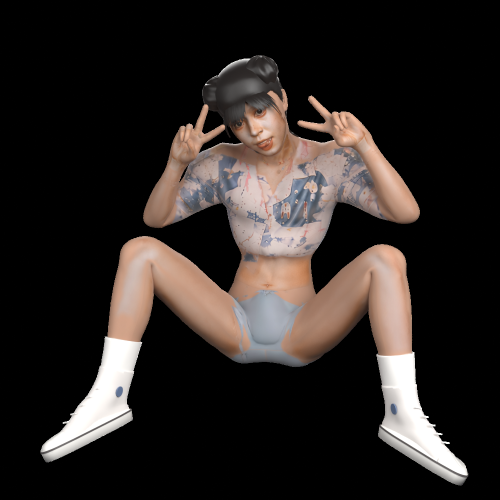
#> input picture work/q004-base/renders/OPT_CHAR/hair_front.png, 1000 x 1000 px, found by its file name (shown at 1/2 size)
$ python v2_make_sheets.py
#> lines starting #> are read from the running program, lines starting #| are printed output that depends on the picture
"""生成优化前后同视角直观对比图集（Character 4-view Before/After + Scene 3-way Comparison）。"""
from pathlib import Path
import cv2
import numpy as np


def load_rgba_on_bg(path: Path, size: tuple[int, int], bg_bgr=(162, 162, 164)) -> np.ndarray:
#> called with size = (600, 600), bg_bgr = (162, 162, 164)
    im = cv2.imread(str(path), cv2.IMREAD_UNCHANGED)
#> im is the input picture: shape (1000, 1000, 4); mean B, G, R, A 36.1, 38.8, 44.8, 65.1
    if im is None:
        return np.full((size[1], size[0], 3), bg_bgr, dtype=np.uint8)
    im = cv2.resize(im, size, interpolation=cv2.INTER_AREA)
#> im: shape (600, 600, 4)
    if im.ndim == 3 and im.shape[2] == 4:
        a = im[..., 3:4].astype(np.float32) / 255.0
        bg = np.full((size[1], size[0], 3), bg_bgr, dtype=np.float32)
        return np.clip(im[..., :3].astype(np.float32) * a + bg * (1.0 - a), 0, 255).astype(np.uint8)
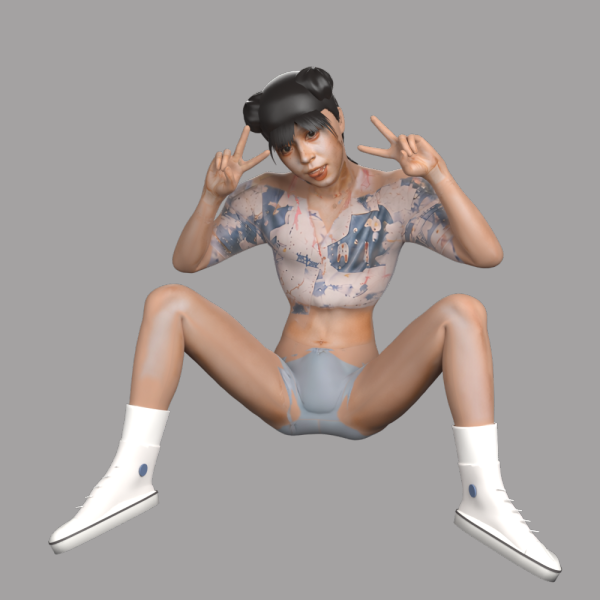
#> returned value: shape (600, 600, 3); mean of channels 0, 1, 2 156, 158.6, 166; drawn as B, G, R
    return im[..., :3]


def put_banner(img: np.ndarray, text: str) -> np.ndarray:
#> called with text = 'Before: Front'
    out = img.copy()
    cv2.rectangle(out, (12, 12), (12 + len(text) * 13 + 18, 48), (28, 28, 30), -1)
    cv2.putText(out, text, (20, 38), cv2.FONT_HERSHEY_SIMPLEX, 0.68, (245, 245, 245), 2, cv2.LINE_AA)
    return out


def main():
    base = Path(r"work\q004-base")
    old_char = base / "renders" / "SHOE1"
    new_char = base / "renders" / "OPT_CHAR"
    old_scene = base / "renders" / "S8" / "scene_match.png"
    new_scene = base / "renders" / "OPT_SCENE" / "scene_match.png"
    new_side = base / "renders" / "OPT_SCENE" / "scene_side.png"
    ref_img = base / "v2" / "ref_1x.png"

    # 1. 角色 4 视角上下对比 (Top: Before SHOE1, Bottom: After OPT_CHAR)
    views = [
        ("hair_front.png", "Front"),
        ("hair_3q.png", "3/4 View"),
        ("hair_back.png", "Back"),
        ("hair_face.png", "Face Closeup"),
    ]
    cell = (600, 600)
    top_row, bot_row = [], []
    for fname, title in views:
        top_row.append(put_banner(load_rgba_on_bg(old_char / fname, cell), f"Before: {title}"))
        bot_row.append(put_banner(load_rgba_on_bg(new_char / fname, cell), f"After (v2): {title}"))
#> pass 2 of the loop in main, `for fname, title in views:`:
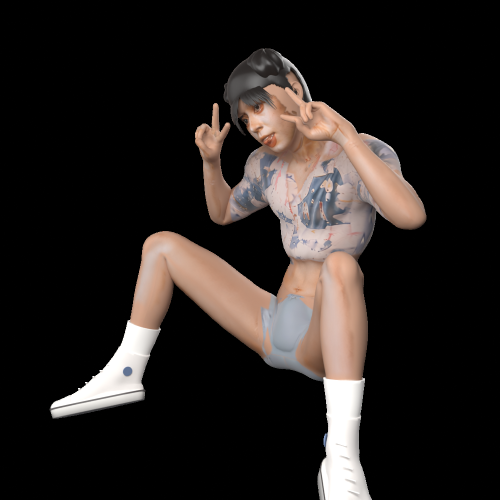
#> input picture work/q004-base/renders/OPT_CHAR/hair_3q.png, 1000 x 1000 px, found by its file name (shown at 1/2 size)
#> in load_rgba_on_bg, im is the input picture: shape (1000, 1000, 4); mean B, G, R, A 32, 34.5, 39.8, 55.8
#> im: shape (600, 600, 4)
#> in load_rgba_on_bg (call 3), `a = im[..., 3:4].astype(np.float32) / 255.0`:
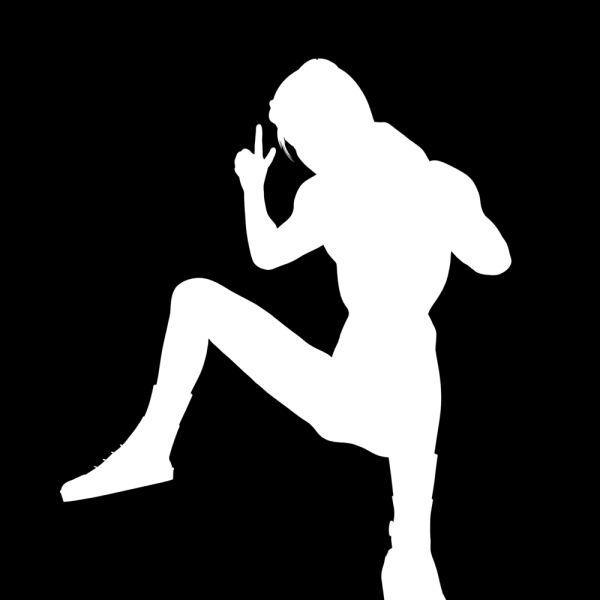
#> a: shape (600, 600, 1) float32; min 0, max 1, mean 0.219
#> in put_banner (call 4), `cv2.putText(out, text, (20, 38), cv2.FONT_HERSHEY_SIMPLEX, 0.68, (245,..`:
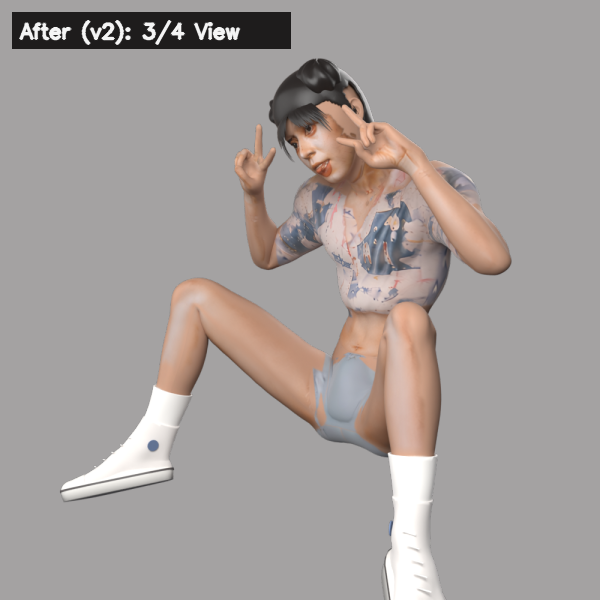
#> out: shape (600, 600, 3); mean of channels 0, 1, 2 155.1, 157.5, 164.3; drawn as B, G, R
#> pass 3 of the loop in main, `for fname, title in views:`:
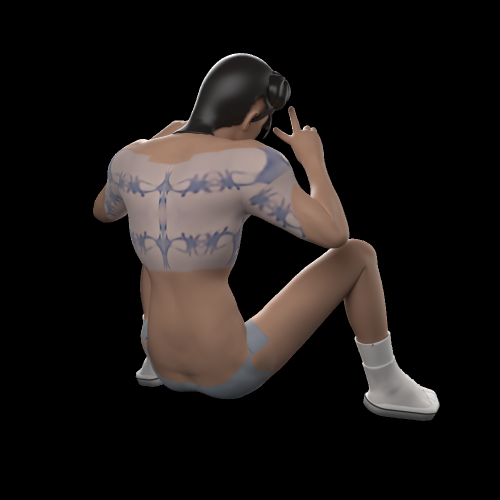
#> input picture work/q004-base/renders/OPT_CHAR/hair_back.png, 1000 x 1000 px, found by its file name (shown at 1/2 size)
#> in load_rgba_on_bg, im is the input picture: shape (1000, 1000, 4); mean B, G, R, A 22.6, 24.2, 28.4, 58.8
#> im: shape (600, 600, 4)
#> in load_rgba_on_bg (call 5), `a = im[..., 3:4].astype(np.float32) / 255.0`:
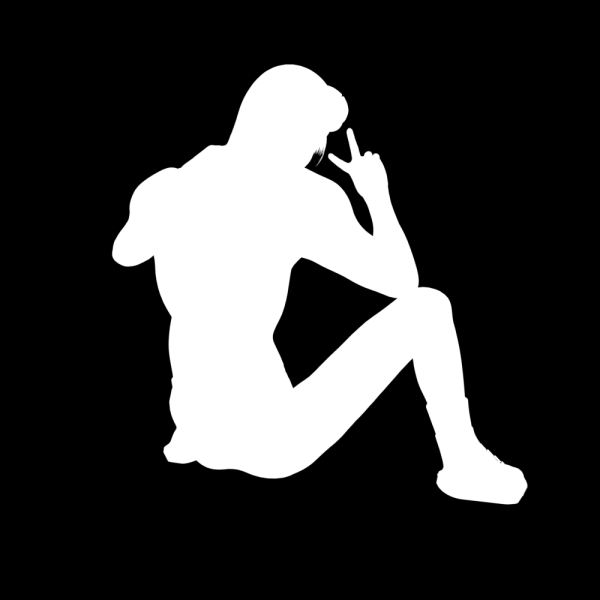
#> a: shape (600, 600, 1) float32; min 0, max 1, mean 0.231
#> in put_banner (call 6), `cv2.putText(out, text, (20, 38), cv2.FONT_HERSHEY_SIMPLEX, 0.68, (245,..`:
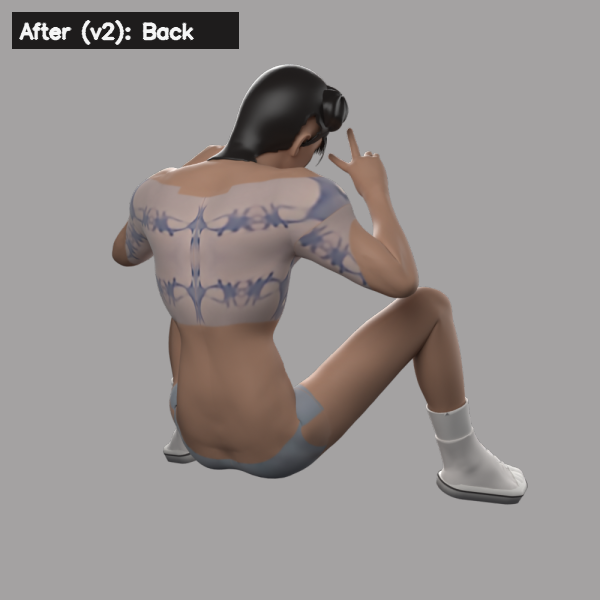
#> out: shape (600, 600, 3); mean of channels 0, 1, 2 144.4, 146, 151.7; drawn as B, G, R
#> the loop made 4 passes; the first 3 are shown

    char_cmp = np.vstack([np.hstack(top_row), np.hstack(bot_row)])
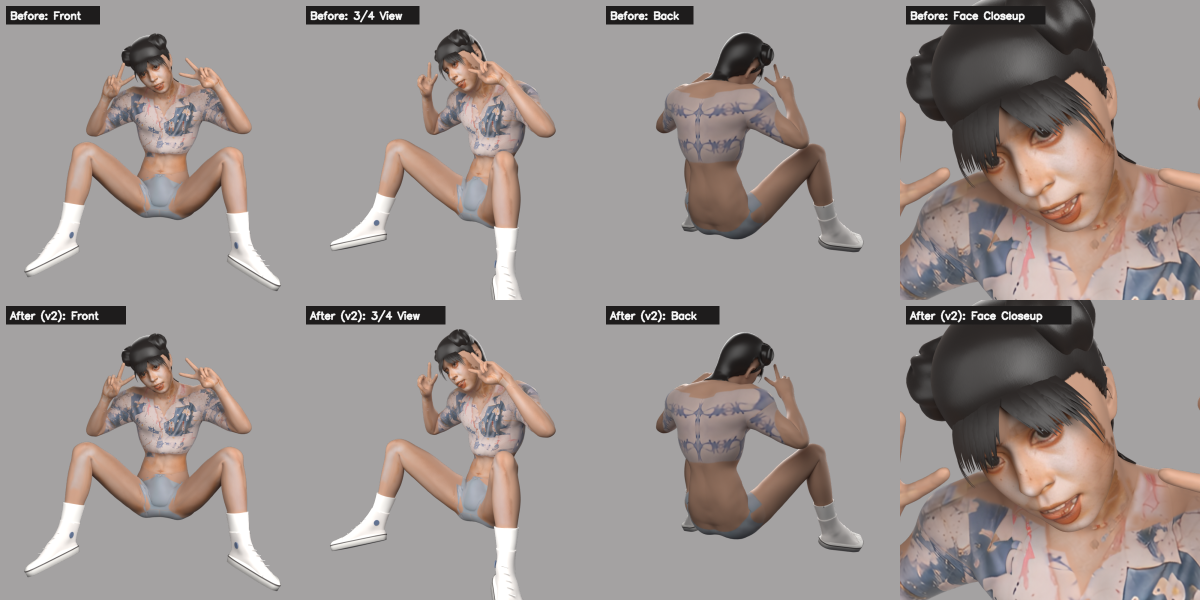
#> char_cmp: shape (1200, 2400, 3) (shown at 1/2 size); mean B, G, R 143.6, 146.5, 155.2
    out_char_cmp = new_char / "compare_before_after.png"
    cv2.imwrite(str(out_char_cmp), char_cmp)
    print(f"[sheet] wrote {out_char_cmp}")

    # 2. 场景三联对比 (Ref Photo | Old S8 | New OPT_SCENE) + 侧视接地点检验
    sc_h = 640
    sc_w = int(round(sc_h * 1402 / 1122))
    sz = (sc_w, sc_h)
    p_ref = put_banner(load_rgba_on_bg(ref_img, sz), "Reference Photo")
#> in put_banner (call 9), `cv2.putText(out, text, (20, 38), cv2.FONT_HERSHEY_SIMPLEX, 0.68, (245,..`:
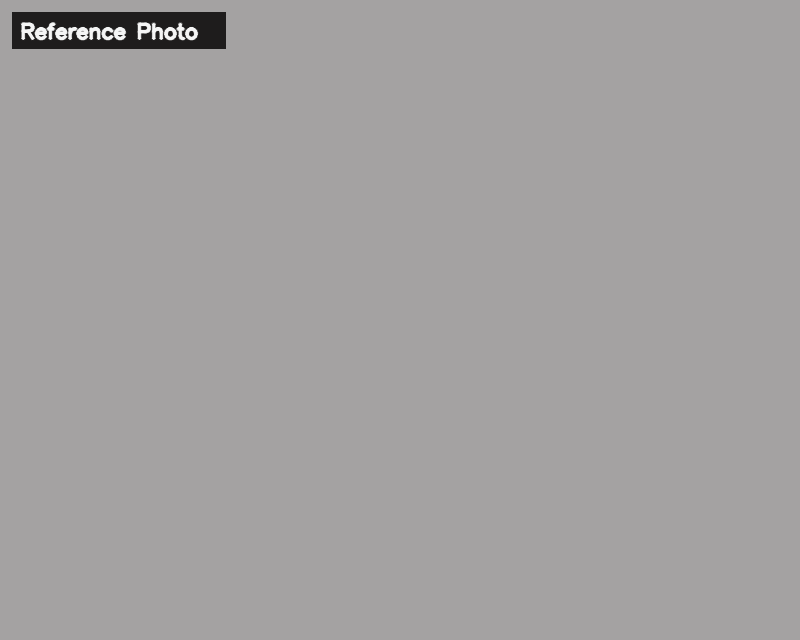
#> out: shape (640, 800, 3); mean of channels 0, 1, 2 160.6, 160.6, 162.6; drawn as B, G, R
    p_old = put_banner(load_rgba_on_bg(old_scene, sz), "Before (S8)")
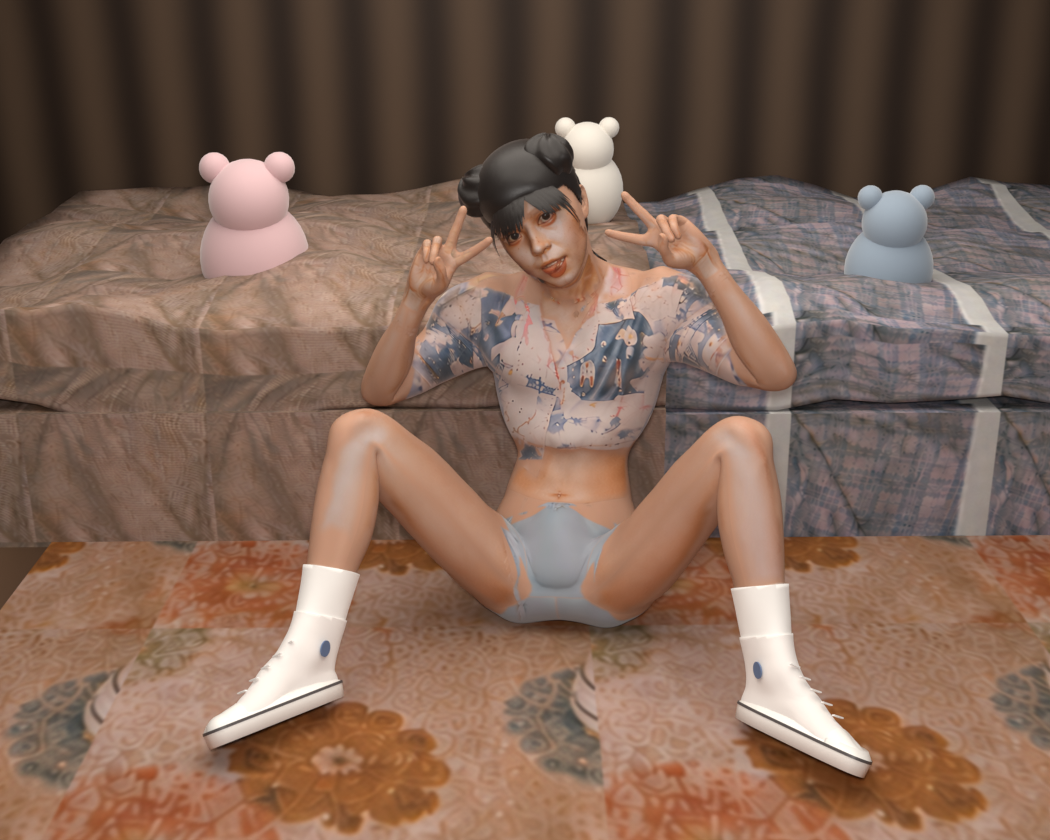
#> input picture work/q004-base/renders/OPT_SCENE/scene_match.png, 1050 x 840 px, found by its file name
#> in load_rgba_on_bg, im is the input picture: shape (840, 1050, 3); mean B, G, R 85.5, 100.3, 126.5
    p_new = put_banner(load_rgba_on_bg(new_scene, sz), "After (OPT_SCENE v2)")
    p_side = put_banner(load_rgba_on_bg(new_side, sz), "After (Side Contact Check)")
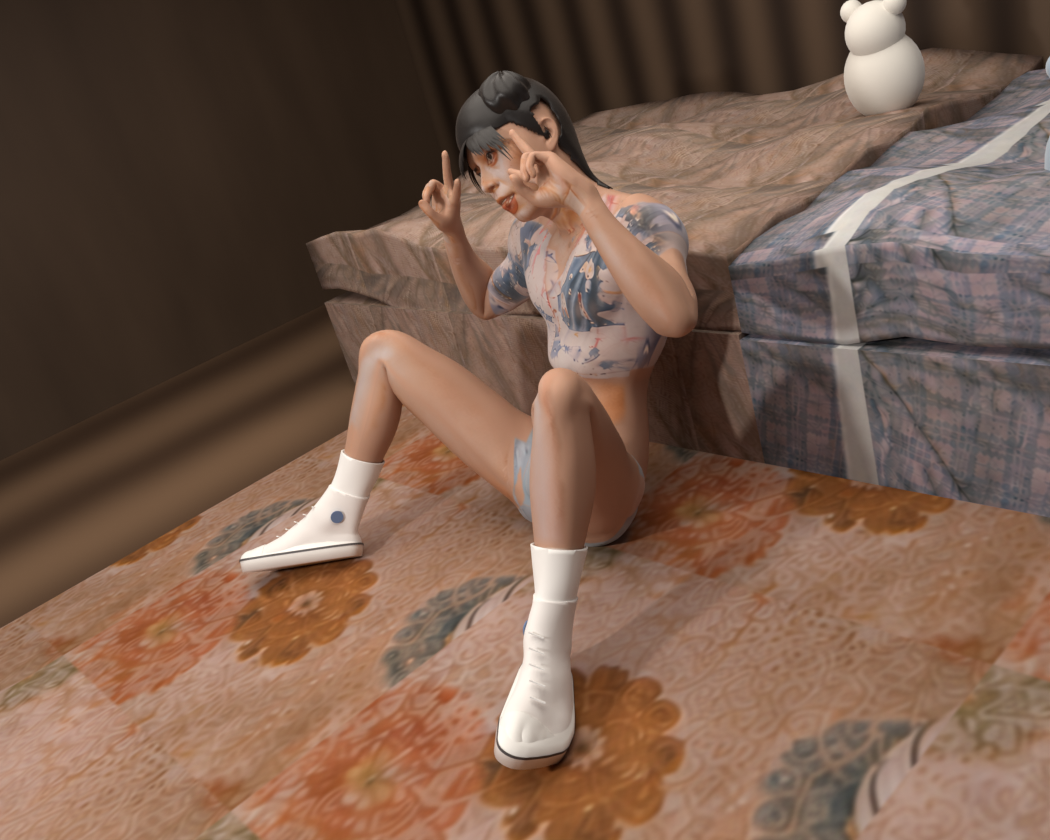
#> input picture work/q004-base/renders/OPT_SCENE/scene_side.png, 1050 x 840 px, found by its file name
#> in load_rgba_on_bg, im is the input picture: shape (840, 1050, 3); mean B, G, R 75.5, 91, 117.4
#> in put_banner (call 12), `cv2.rectangle(out, (12, 12), (12 + len(text) * 13 + 18, 48), (28, 28, ..`: out: shape (640, 800, 3); mean of channels 0, 1, 2 75.5, 90.8, 117
#> in put_banner (call 12), `cv2.putText(out, text, (20, 38), cv2.FONT_HERSHEY_SIMPLEX, 0.68, (245,..`:
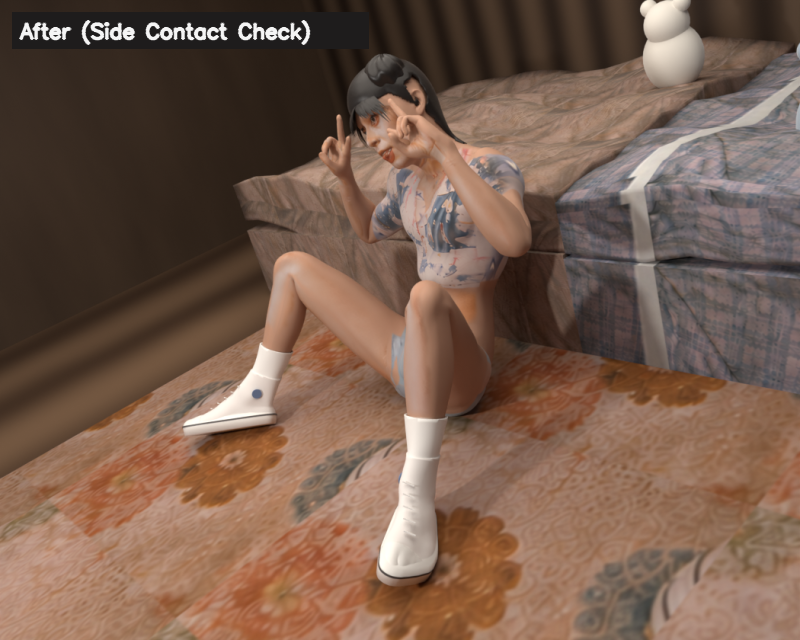
#> out: shape (640, 800, 3); mean of channels 0, 1, 2 76.6, 91.8, 118; drawn as B, G, R

    scene_cmp = np.vstack([
        np.hstack([p_ref, p_old]),
        np.hstack([p_new, p_side]),
    ])
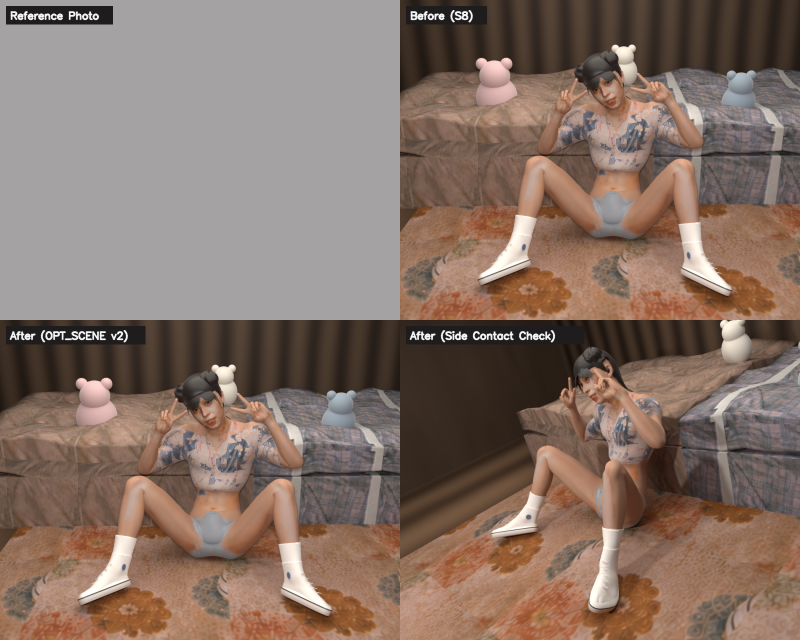
#> scene_cmp: shape (1280, 1600, 3) (shown at 1/2 size); mean of channels 0, 1, 2 102.3, 113.4, 133.5; drawn as B, G, R
    out_sc_cmp = base / "renders" / "OPT_SCENE" / "compare_scene.png"
    cv2.imwrite(str(out_sc_cmp), scene_cmp)
    print(f"[sheet] wrote {out_sc_cmp}")


if __name__ == "__main__":
    main()
